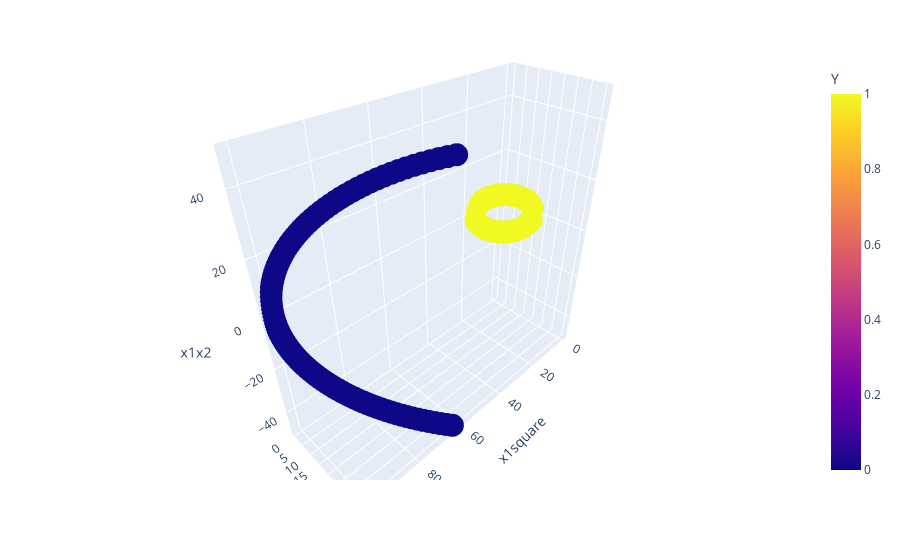

Notebook cell for this chart:
### Code cell
fig = px.scatter_3d(df1, x = "x1square", y="x2square", z = "x1x2", color = "Y")
fig.show()

### Figure 1 — Plotly figure (JSON) as saved in the notebook; plotly's stock layout.template omitted (floating-point values rounded to 4 significant figures; data arrays with more than 128 entries replaced by an {"elided": "..."} marker saying what was removed)
{"data": [{"hovertemplate": "x1square=%{x}<br>x2square=%{y}<br>x1x2=%{z}<br>Y=%{marker.color}<extra></extra>", "legendgroup": "", "marker": {"color": {"elided": "332 int values"}, "coloraxis": "coloraxis", "symbol": "circle"}, "mode": "markers", "name": "", "scene": "scene", "showlegend": false, "type": "scatter3d", "x": {"elided": "332 float values"}, "y": {"elided": "332 float values"}, "z": {"elided": "332 float values"}}], "layout": {"coloraxis": {"colorbar": {"title": {"text": "Y"}}, "colorscale": [[0, "#0d0887"], [0.1111, "#46039f"], [0.2222, "#7201a8"], [0.3333, "#9c179e"], [0.4444, "#bd3786"], [0.5556, "#d8576b"], [0.6667, "#ed7953"], [0.7778, "#fb9f3a"], [0.8889, "#fdca26"], [1, "#f0f921"]]}, "legend": {"tracegroupgap": 0}, "margin": {"t": 60}, "scene": {"domain": {"x": [0, 1], "y": [0, 1]}, "xaxis": {"title": {"text": "x1square"}}, "yaxis": {"title": {"text": "x2square"}}, "zaxis": {"title": {"text": "x1x2"}}}}}
